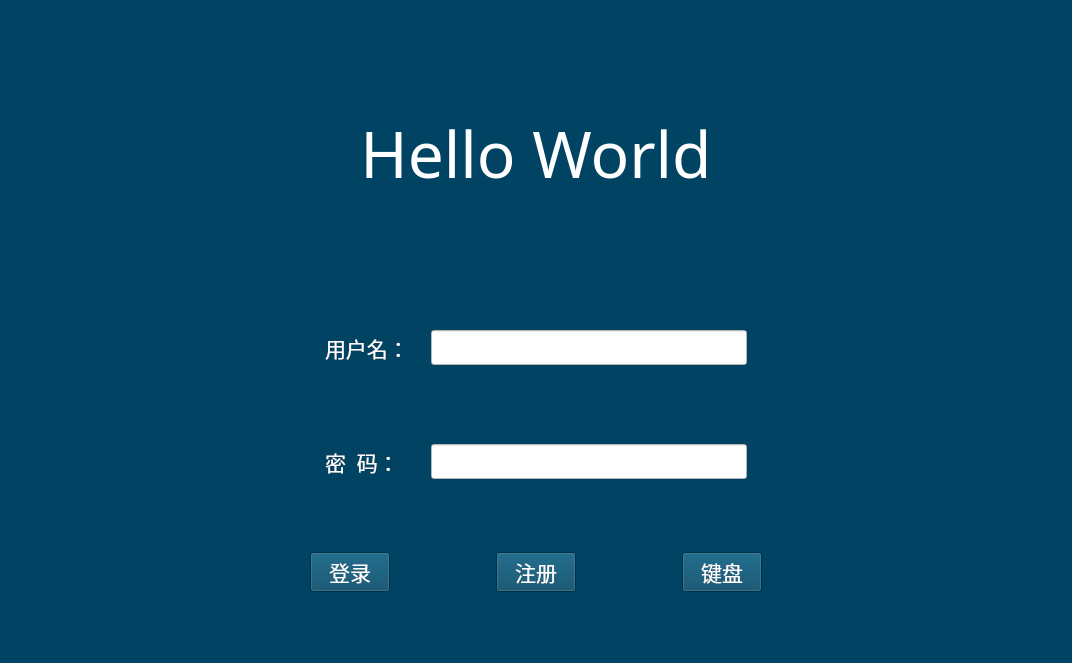
<?xml version="1.0" encoding="UTF-8"?>
<ui version="4.0">
 <class>LoginWindow</class>
 <widget class="QMainWindow" name="LoginWindow">
  <property name="geometry">
   <rect>
    <x>0</x>
    <y>0</y>
    <width>1072</width>
    <height>663</height>
   </rect>
  </property>
  <property name="windowTitle">
   <string>MainWindow</string>
  </property>
  <property name="styleSheet">
   <string notr="true">background-color: rgb(0, 67, 98);</string>
  </property>
  <widget class="QWidget" name="centralwidget">
   <layout class="QGridLayout" name="gridLayout">
    <item row="1" column="1">
     <layout class="QVBoxLayout" name="verticalLayout_3">
      <item>
       <widget class="QLabel" name="label">
        <property name="palette">
         <palette>
          <active>
           <colorrole role="WindowText">
            <brush brushstyle="SolidPattern">
             <color alpha="255">
              <red>255</red>
              <green>255</green>
              <blue>255</blue>
             </color>
            </brush>
           </colorrole>
           <colorrole role="Button">
            <brush brushstyle="SolidPattern">
             <color alpha="255">
              <red>0</red>
              <green>67</green>
              <blue>98</blue>
             </color>
            </brush>
           </colorrole>
           <colorrole role="Text">
            <brush brushstyle="SolidPattern">
             <color alpha="255">
              <red>255</red>
              <green>255</green>
              <blue>255</blue>
             </color>
            </brush>
           </colorrole>
           <colorrole role="ButtonText">
            <brush brushstyle="SolidPattern">
             <color alpha="255">
              <red>255</red>
              <green>255</green>
              <blue>255</blue>
             </color>
            </brush>
           </colorrole>
           <colorrole role="Base">
            <brush brushstyle="SolidPattern">
             <color alpha="255">
              <red>0</red>
              <green>67</green>
              <blue>98</blue>
             </color>
            </brush>
           </colorrole>
           <colorrole role="Window">
            <brush brushstyle="SolidPattern">
             <color alpha="255">
              <red>0</red>
              <green>67</green>
              <blue>98</blue>
             </color>
            </brush>
           </colorrole>
           <colorrole role="PlaceholderText">
            <brush brushstyle="NoBrush">
             <color alpha="128">
              <red>255</red>
              <green>255</green>
              <blue>255</blue>
             </color>
            </brush>
           </colorrole>
          </active>
          <inactive>
           <colorrole role="WindowText">
            <brush brushstyle="SolidPattern">
             <color alpha="255">
              <red>255</red>
              <green>255</green>
              <blue>255</blue>
             </color>
            </brush>
           </colorrole>
           <colorrole role="Button">
            <brush brushstyle="SolidPattern">
             <color alpha="255">
              <red>0</red>
              <green>67</green>
              <blue>98</blue>
             </color>
            </brush>
           </colorrole>
           <colorrole role="Text">
            <brush brushstyle="SolidPattern">
             <color alpha="255">
              <red>255</red>
              <green>255</green>
              <blue>255</blue>
             </color>
            </brush>
           </colorrole>
           <colorrole role="ButtonText">
            <brush brushstyle="SolidPattern">
             <color alpha="255">
              <red>255</red>
              <green>255</green>
              <blue>255</blue>
             </color>
            </brush>
           </colorrole>
           <colorrole role="Base">
            <brush brushstyle="SolidPattern">
             <color alpha="255">
              <red>0</red>
              <green>67</green>
              <blue>98</blue>
             </color>
            </brush>
           </colorrole>
           <colorrole role="Window">
            <brush brushstyle="SolidPattern">
             <color alpha="255">
              <red>0</red>
              <green>67</green>
              <blue>98</blue>
             </color>
            </brush>
           </colorrole>
           <colorrole role="PlaceholderText">
            <brush brushstyle="NoBrush">
             <color alpha="128">
              <red>255</red>
              <green>255</green>
              <blue>255</blue>
             </color>
            </brush>
           </colorrole>
          </inactive>
          <disabled>
           <colorrole role="WindowText">
            <brush brushstyle="SolidPattern">
             <color alpha="255">
              <red>255</red>
              <green>255</green>
              <blue>255</blue>
             </color>
            </brush>
           </colorrole>
           <colorrole role="Button">
            <brush brushstyle="SolidPattern">
             <color alpha="255">
              <red>0</red>
              <green>67</green>
              <blue>98</blue>
             </color>
            </brush>
           </colorrole>
           <colorrole role="Text">
            <brush brushstyle="SolidPattern">
             <color alpha="255">
              <red>255</red>
              <green>255</green>
              <blue>255</blue>
             </color>
            </brush>
           </colorrole>
           <colorrole role="ButtonText">
            <brush brushstyle="SolidPattern">
             <color alpha="255">
              <red>255</red>
              <green>255</green>
              <blue>255</blue>
             </color>
            </brush>
           </colorrole>
           <colorrole role="Base">
            <brush brushstyle="SolidPattern">
             <color alpha="255">
              <red>0</red>
              <green>67</green>
              <blue>98</blue>
             </color>
            </brush>
           </colorrole>
           <colorrole role="Window">
            <brush brushstyle="SolidPattern">
             <color alpha="255">
              <red>0</red>
              <green>67</green>
              <blue>98</blue>
             </color>
            </brush>
           </colorrole>
           <colorrole role="PlaceholderText">
            <brush brushstyle="NoBrush">
             <color alpha="128">
              <red>255</red>
              <green>255</green>
              <blue>255</blue>
             </color>
            </brush>
           </colorrole>
          </disabled>
         </palette>
        </property>
        <property name="font">
         <font>
          <family>华文行楷</family>
          <pointsize>48</pointsize>
         </font>
        </property>
        <property name="styleSheet">
         <string notr="true">color: rgb(255, 255, 255);</string>
        </property>
        <property name="text">
         <string>Hello World</string>
        </property>
        <property name="alignment">
         <set>Qt::AlignCenter</set>
        </property>
       </widget>
      </item>
      <item>
       <spacer name="verticalSpacer_2">
        <property name="orientation">
         <enum>Qt::Vertical</enum>
        </property>
        <property name="sizeType">
         <enum>QSizePolicy::Preferred</enum>
        </property>
        <property name="sizeHint" stdset="0">
         <size>
          <width>20</width>
          <height>100</height>
         </size>
        </property>
       </spacer>
      </item>
      <item>
       <layout class="QVBoxLayout" name="verticalLayout_2">
        <item>
         <layout class="QVBoxLayout" name="verticalLayout">
          <item>
           <layout class="QHBoxLayout" name="horizontalLayout">
            <item>
             <spacer name="horizontalSpacer_3">
              <property name="orientation">
               <enum>Qt::Horizontal</enum>
              </property>
              <property name="sizeHint" stdset="0">
               <size>
                <width>40</width>
                <height>20</height>
               </size>
              </property>
             </spacer>
            </item>
            <item>
             <widget class="QLabel" name="label_2">
              <property name="sizePolicy">
               <sizepolicy hsizetype="Expanding" vsizetype="Expanding">
                <horstretch>0</horstretch>
                <verstretch>0</verstretch>
               </sizepolicy>
              </property>
              <property name="minimumSize">
               <size>
                <width>50</width>
                <height>35</height>
               </size>
              </property>
              <property name="maximumSize">
               <size>
                <width>100</width>
                <height>16777215</height>
               </size>
              </property>
              <property name="font">
               <font>
                <family>宋体</family>
                <pointsize>16</pointsize>
               </font>
              </property>
              <property name="styleSheet">
               <string notr="true">color: rgb(255, 255, 255);</string>
              </property>
              <property name="text">
               <string>用户名：</string>
              </property>
             </widget>
            </item>
            <item>
             <widget class="QLineEdit" name="le_user">
              <property name="sizePolicy">
               <sizepolicy hsizetype="Expanding" vsizetype="Maximum">
                <horstretch>0</horstretch>
                <verstretch>0</verstretch>
               </sizepolicy>
              </property>
              <property name="minimumSize">
               <size>
                <width>0</width>
                <height>5</height>
               </size>
              </property>
              <property name="maximumSize">
               <size>
                <width>16777215</width>
                <height>35</height>
               </size>
              </property>
              <property name="font">
               <font>
                <family>宋体</family>
                <pointsize>20</pointsize>
               </font>
              </property>
              <property name="styleSheet">
               <string notr="true">background-color: rgb(255, 255, 255);</string>
              </property>
             </widget>
            </item>
            <item>
             <spacer name="horizontalSpacer_4">
              <property name="orientation">
               <enum>Qt::Horizontal</enum>
              </property>
              <property name="sizeHint" stdset="0">
               <size>
                <width>40</width>
                <height>20</height>
               </size>
              </property>
             </spacer>
            </item>
           </layout>
          </item>
          <item>
           <spacer name="verticalSpacer_4">
            <property name="orientation">
             <enum>Qt::Vertical</enum>
            </property>
            <property name="sizeType">
             <enum>QSizePolicy::Preferred</enum>
            </property>
            <property name="sizeHint" stdset="0">
             <size>
              <width>20</width>
              <height>20</height>
             </size>
            </property>
           </spacer>
          </item>
          <item>
           <layout class="QHBoxLayout" name="horizontalLayout_2">
            <item>
             <spacer name="horizontalSpacer_5">
              <property name="orientation">
               <enum>Qt::Horizontal</enum>
              </property>
              <property name="sizeHint" stdset="0">
               <size>
                <width>40</width>
                <height>20</height>
               </size>
              </property>
             </spacer>
            </item>
            <item>
             <widget class="QLabel" name="label_3">
              <property name="sizePolicy">
               <sizepolicy hsizetype="Expanding" vsizetype="Expanding">
                <horstretch>0</horstretch>
                <verstretch>0</verstretch>
               </sizepolicy>
              </property>
              <property name="minimumSize">
               <size>
                <width>50</width>
                <height>35</height>
               </size>
              </property>
              <property name="maximumSize">
               <size>
                <width>100</width>
                <height>16777215</height>
               </size>
              </property>
              <property name="font">
               <font>
                <family>宋体</family>
                <pointsize>16</pointsize>
               </font>
              </property>
              <property name="styleSheet">
               <string notr="true">color: rgb(255, 255, 255);</string>
              </property>
              <property name="text">
               <string>密  码：</string>
              </property>
             </widget>
            </item>
            <item>
             <widget class="QLineEdit" name="le_passwd">
              <property name="sizePolicy">
               <sizepolicy hsizetype="Expanding" vsizetype="Maximum">
                <horstretch>0</horstretch>
                <verstretch>0</verstretch>
               </sizepolicy>
              </property>
              <property name="minimumSize">
               <size>
                <width>0</width>
                <height>5</height>
               </size>
              </property>
              <property name="maximumSize">
               <size>
                <width>16777215</width>
                <height>35</height>
               </size>
              </property>
              <property name="font">
               <font>
                <family>宋体</family>
                <pointsize>20</pointsize>
               </font>
              </property>
              <property name="styleSheet">
               <string notr="true">
background-color: rgb(255, 255, 255);</string>
              </property>
              <property name="echoMode">
               <enum>QLineEdit::Password</enum>
              </property>
             </widget>
            </item>
            <item>
             <spacer name="horizontalSpacer_6">
              <property name="orientation">
               <enum>Qt::Horizontal</enum>
              </property>
              <property name="sizeHint" stdset="0">
               <size>
                <width>40</width>
                <height>20</height>
               </size>
              </property>
             </spacer>
            </item>
           </layout>
          </item>
         </layout>
        </item>
       </layout>
      </item>
      <item>
       <spacer name="verticalSpacer_5">
        <property name="orientation">
         <enum>Qt::Vertical</enum>
        </property>
        <property name="sizeType">
         <enum>QSizePolicy::Preferred</enum>
        </property>
        <property name="sizeHint" stdset="0">
         <size>
          <width>20</width>
          <height>40</height>
         </size>
        </property>
       </spacer>
      </item>
      <item>
       <layout class="QHBoxLayout" name="horizontalLayout_3">
        <item>
         <spacer name="horizontalSpacer">
          <property name="orientation">
           <enum>Qt::Horizontal</enum>
          </property>
          <property name="sizeHint" stdset="0">
           <size>
            <width>40</width>
            <height>20</height>
           </size>
          </property>
         </spacer>
        </item>
        <item>
         <spacer name="horizontalSpacer_11">
          <property name="orientation">
           <enum>Qt::Horizontal</enum>
          </property>
          <property name="sizeHint" stdset="0">
           <size>
            <width>40</width>
            <height>20</height>
           </size>
          </property>
         </spacer>
        </item>
        <item>
         <spacer name="horizontalSpacer_2">
          <property name="orientation">
           <enum>Qt::Horizontal</enum>
          </property>
          <property name="sizeHint" stdset="0">
           <size>
            <width>40</width>
            <height>20</height>
           </size>
          </property>
         </spacer>
        </item>
        <item>
         <widget class="QPushButton" name="btn_login">
          <property name="font">
           <font>
            <family>宋体</family>
            <pointsize>16</pointsize>
           </font>
          </property>
          <property name="styleSheet">
           <string notr="true">color: rgb(255, 255, 255);</string>
          </property>
          <property name="text">
           <string>登录</string>
          </property>
         </widget>
        </item>
        <item>
         <spacer name="horizontalSpacer_9">
          <property name="orientation">
           <enum>Qt::Horizontal</enum>
          </property>
          <property name="sizeHint" stdset="0">
           <size>
            <width>40</width>
            <height>20</height>
           </size>
          </property>
         </spacer>
        </item>
        <item>
         <widget class="QPushButton" name="btn_regist">
          <property name="font">
           <font>
            <family>宋体</family>
            <pointsize>16</pointsize>
           </font>
          </property>
          <property name="styleSheet">
           <string notr="true">color: rgb(255, 255, 255);</string>
          </property>
          <property name="text">
           <string>注册</string>
          </property>
         </widget>
        </item>
        <item>
         <spacer name="horizontalSpacer_7">
          <property name="orientation">
           <enum>Qt::Horizontal</enum>
          </property>
          <property name="sizeHint" stdset="0">
           <size>
            <width>40</width>
            <height>20</height>
           </size>
          </property>
         </spacer>
        </item>
        <item>
         <widget class="QPushButton" name="btn_keyboard">
          <property name="font">
           <font>
            <family>宋体</family>
            <pointsize>16</pointsize>
           </font>
          </property>
          <property name="styleSheet">
           <string notr="true">color: rgb(255, 255, 255);</string>
          </property>
          <property name="text">
           <string>键盘</string>
          </property>
         </widget>
        </item>
        <item>
         <spacer name="horizontalSpacer_10">
          <property name="orientation">
           <enum>Qt::Horizontal</enum>
          </property>
          <property name="sizeHint" stdset="0">
           <size>
            <width>40</width>
            <height>20</height>
           </size>
          </property>
         </spacer>
        </item>
        <item>
         <spacer name="horizontalSpacer_12">
          <property name="orientation">
           <enum>Qt::Horizontal</enum>
          </property>
          <property name="sizeHint" stdset="0">
           <size>
            <width>40</width>
            <height>20</height>
           </size>
          </property>
         </spacer>
        </item>
        <item>
         <spacer name="horizontalSpacer_8">
          <property name="orientation">
           <enum>Qt::Horizontal</enum>
          </property>
          <property name="sizeHint" stdset="0">
           <size>
            <width>40</width>
            <height>20</height>
           </size>
          </property>
         </spacer>
        </item>
       </layout>
      </item>
     </layout>
    </item>
    <item row="0" column="1">
     <spacer name="verticalSpacer_3">
      <property name="orientation">
       <enum>Qt::Vertical</enum>
      </property>
      <property name="sizeType">
       <enum>QSizePolicy::Preferred</enum>
      </property>
      <property name="sizeHint" stdset="0">
       <size>
        <width>20</width>
        <height>100</height>
       </size>
      </property>
     </spacer>
    </item>
    <item row="2" column="1">
     <spacer name="verticalSpacer">
      <property name="orientation">
       <enum>Qt::Vertical</enum>
      </property>
      <property name="sizeType">
       <enum>QSizePolicy::Preferred</enum>
      </property>
      <property name="sizeHint" stdset="0">
       <size>
        <width>20</width>
        <height>40</height>
       </size>
      </property>
     </spacer>
    </item>
   </layout>
  </widget>
  <widget class="QMenuBar" name="menubar">
   <property name="geometry">
    <rect>
     <x>0</x>
     <y>0</y>
     <width>1072</width>
     <height>26</height>
    </rect>
   </property>
  </widget>
  <widget class="QStatusBar" name="statusbar"/>
 </widget>
 <resources/>
 <connections/>
</ui>
